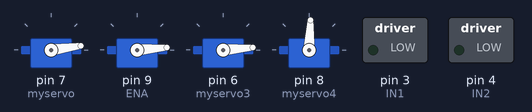
This sketch was run on a simulated Arduino Uno, built with avr-gcc and run on an emulated ATmega328P. Shown: 4 × servo, switched loads named in the sketch (green lamp = pin HIGH). What the sketch prints to the serial monitor is not drawn.

Above: at 12.19 s.
At 16.4 s:
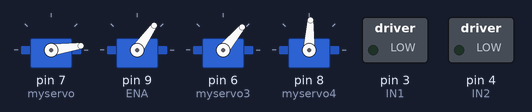
At 19.3 s:
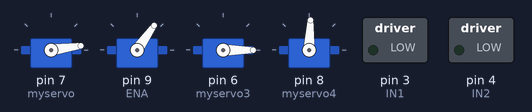
At 24.8 s:
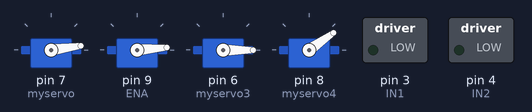
At 29.9 s:
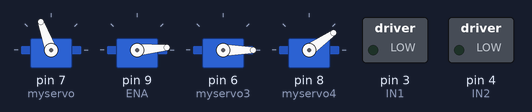
At 34.2 s:
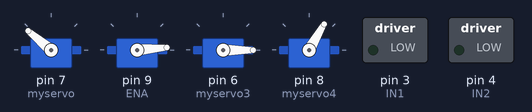
Timing chart, 0 to 40.0 s (numbered marks = the images above):
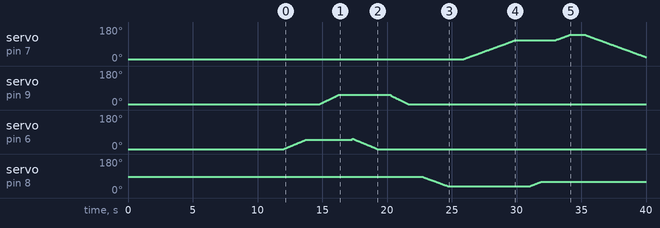

Measured:
- by itself, servo on pin 7 (myservo): rises from 8° to 140° in 8.3 s, then falls to 21° in 5.8 s
- by itself, servo on pin 9 (ENA): rises from 5° to 55° in 1.5 s, then falls to 5° in 5.3 s
- by itself, servo on pin 6 (myservo3): rises from 0° to 55° in 5.3 s, then falls to 0° in 1.9 s

The sketch:

001.ino
```cpp
//判断是否工作
bool flag = false;


// 压电传感器相关
int sensorPin = A0;   // select the input pin for the potentiometer
// int ledPin = 13;      // select the pin for the LED
int sensorValue = 0;  // variable to store the value coming from the sensor
int value = 0;


// 丝杆电机驱动定义
#define IN1 3  //定义IN1为3口
#define IN2 4  //定义IN2为4口
#define  ENA  9 //定义ENA为9口
// 旋转速度
const int cupClampSpeed = 50;


// 滑台设定
#include <Stepper.h>
const int stepsPerRevolution = 200;  // change this to fit the number of steps per revolution
// for your motor
// initialize the stepper library on pins 10 through 13:
Stepper myStepper(stepsPerRevolution, 10, 11, 12, 13);
// 第一次向下移动距离
const int down1=200;
// 第二次向下移动距离
const int down2=50;
// 复位
const int up=down1+down2;

// 杯身旋转设定
#include <Servo.h>
Servo myservo;  // create servo object to control a servo
// twelve servo objects can be created on most boards
int inipos =8;

// 吸管舵机设定
Servo myservo2;
int inipos2 = 5;

// 吸管旋转舵机设定
Servo myservo3;
int inipos3 = 0;

// 滑台旋转舵机设定
Servo myservo4;
int inipos4 = 87;

//
void setup() {
  Serial.begin(9600);
  // 传感器和丝杆电机设定
    pinMode(IN1,OUTPUT);
    pinMode(IN2,OUTPUT);
    pinMode(ENA,OUTPUT);

  // 滑台设定
  // set the speed at 60 rpm:
  // max 3000
    myStepper.setSpeed(3000);
  // initialize the serial port:

  // 杯身旋转设定
    myservo.attach(7);//(11)  // attaches the servo on pin 9 to the servo object
    myservo.write(inipos); //设定初始角度
    delay(3000);
  // 吸管夹爪设定
    myservo2.attach(9);  // attaches the servo on pin 9 to the servo object
    myservo2.write(inipos2); // 设定初始角度
    delay(3000);
  //吸管夹爪旋转设定
    myservo3.attach(6);  // attaches the servo on pin 9 to the servo object
    myservo3.write(inipos3); // 设定初始角度
    delay(3000);
  // 滑台旋转舵机设定
    myservo4.attach(8);  //(11) attaches the servo on pin 9 to the servo object
    myservo4.write(inipos4); // 设定初始角度
    delay(3000);
}


// 杯身夹紧
void cupClamp(){
  // read the value from the sensor:
  sensorValue = analogRead(sensorPin);
  delay(100);
  value = (1023-sensorValue)*510/sensorValue;

  // 杯身夹紧
  while(value>=1&&value<10){
    digitalWrite(IN1,LOW);  //控制电机正转
    digitalWrite(IN2,HIGH);
    analogWrite(ENA,cupClampSpeed);   //控制电机转速
  }
  // 停下电机
  digitalWrite(IN1,LOW); //控制电机停下
  digitalWrite(IN2,LOW);
  analogWrite(ENA,cupClampSpeed);
}

void cupLoose(){
    // 松开夹爪
    // read the value from the sensor:
  sensorValue = analogRead(sensorPin);
  delay(100);
  value = (1023-sensorValue)*510/sensorValue;

  while(value>0){
    digitalWrite(IN1,HIGH);  //控制电机正转
    digitalWrite(IN2,LOW);
    analogWrite(ENA,cupClampSpeed);   //控制电机转速
  }
  // 停下电机
  digitalWrite(IN1,LOW); //控制电机停下
  digitalWrite(IN2,LOW);
  analogWrite(ENA,cupClampSpeed);
}


void straw_whole(){
  myservo3.write(130);
  myservo2.write(5);
  Serial.println("吸管夹已归位");
  Serial.println("奶茶杯已进入");
  for (inipos3 = 130; inipos3 >= 60; inipos3 -= 1) {
    myservo3.write(inipos3);
    delay(35);
  }
  delay(3000);
  Serial.println("吸管夹爪就位");
  delay(3000);

  Serial.println("合上吸管夹爪");
  for (inipos2 = 5; inipos2 <= 65; inipos2 += 1) {       //pos+=1等价于pos=pos+1
    myservo2.write(inipos2);
    delay(30);
  }
  Serial.println("已夹住吸管");
  delay(3000);

  Serial.println("移开吸管");
  for (inipos3 = 60; inipos3 <= 130; inipos3 += 1) {       //pos+=1等价于pos=pos+1
      myservo3.write(inipos3);
      delay(35);
  }

  Serial.println("打开吸管夹爪");
  for (inipos2 = 60; inipos2 >= 5; inipos2 -= 1) {
    myservo2.write(inipos2);
    delay(30);
  }
  Serial.println("已放开吸管");
  delay(3000);

  Serial.println("夹吸管过程结束");
  delay(3000);
}

void beishenxuanzhuan_huatai(){
  Serial.println("移开");
  for (inipos4 = 90; inipos4 >= 35; inipos4 -= 1) {
    myservo4.write(inipos4);
    Serial.println(inipos4);
    delay(40);
  }
  delay(30);
   Serial.println("移回");
  for (inipos4 = 35; inipos4 <= 90; inipos4 += 1) {       //pos+=1等价于pos=pos+1
    myservo4.write(inipos4);
    Serial.println(inipos4);
    delay(40);
  }
  delay(30);
}

void beishenxuanzhuan_beishen(){
   Serial.println("倾倒");
  for (inipos = 0; inipos <= 90; inipos += 1) {       //pos+=1等价于pos=pos+1
    myservo.write(inipos);
    Serial.println(inipos);
    delay(40);
  }
  delay(30);
  Serial.println("回");
  for (inipos = 90; inipos >= 0; inipos -= 1) {
    myservo.write(inipos);
    Serial.println(inipos);
    delay(40);
  }
  delay(30);
}

void wholeMotion(){
  //原位
  Serial.println("启动");
  myservo.write(inipos);
  myservo4.write(inipos4);
  //感知奶茶杯已放入

  Serial.println("奶茶杯已进入");

  //夹紧杯身

  // 滑台向下移动，预留吸管位置
  // Serial.println("滑台向下移动，预留吸管位置");
  // myStepper.step(-stepsPerRevolution*down1);
  // delay(500);

  // 吸管旋转至滑台位置

  for (inipos3 = 0; inipos3 <= 50; inipos3 += 1) {       //pos+=1等价于pos=pos+1
      myservo3.write(inipos3);
      delay(35);
  }
  delay(1000);
  Serial.println("吸管夹爪就位");


  // 滑台向上移动
  // Serial.println("滑台向上移动");
  // myStepper.step(stepsPerRevolution*down1);
  // delay(500);

 // 吸管夹紧
  Serial.println("合上吸管夹爪");
  for (inipos2 = 5; inipos2 <= 55; inipos2 += 1) {       //pos+=1等价于pos=pos+1
    myservo2.write(inipos2);
    delay(30);
  }
  delay(1000);
  Serial.println("已夹住吸管");

  // 滑台向下移动，拔吸管
  // Serial.println("滑台向下移动，拔吸管");
  // myStepper.step(-stepsPerRevolution*down1);
  // delay(500);

  // 吸管旋转
  Serial.println("移开吸管");
  for (inipos3 = 55; inipos3 >= 0; inipos3 -= 1) {
    myservo3.write(inipos3);
    delay(35);
  }
  delay(1000);


  // 松开吸管
  Serial.println("打开吸管夹爪");
  for (inipos2 = 50; inipos2 >= 5; inipos2 -= 1) {
    myservo2.write(inipos2);
    delay(30);
  }
  Serial.println("已放开吸管");
  delay(1000);

  // 滑台向下移动，撬杯盖
  // Serial.println("滑台向下移动，撬杯盖");
  // myStepper.step(-stepsPerRevolution*down2);
  // delay(500);

  // 滑台旋转90
  Serial.println("移开");
  for (inipos4 = 87; inipos4 >= 35; inipos4 -= 1) {
    myservo4.write(inipos4);
    // Serial.println(inipos4);
    delay(40);
  }
  delay(1000);

  // 夹爪旋转90
  Serial.println("倾倒");
  for (inipos = 8; inipos <= 110; inipos += 1) {       //pos+=1等价于pos=pos+1
    myservo.write(inipos);
    // Serial.println(inipos);
    delay(40);
  }
  delay(1000);

  // 滑台回旋
  Serial.println("移回");
  for (inipos4 = 35; inipos4 <= 60; inipos4 += 1) {       //pos+=1等价于pos=pos+1
    myservo4.write(inipos4);
    // Serial.println(inipos4);
    delay(40);
  }
  delay(1000);
  for (inipos = 110; inipos <= 140; inipos += 1) {       //pos+=1等价于pos=pos+1
    myservo.write(inipos);
    // Serial.println(inipos);
    delay(40);
  }
  delay(1000);
   //松开杯身


  Serial.println("摆正杯身");
  for (inipos = 140; inipos >= 8; inipos -= 1) {       //pos+=1等价于pos=pos+1
    myservo.write(inipos);
    // Serial.println(inipos);
    delay(40);
  }
  delay(1000);


 //杯身夹爪复位
  for (inipos4 = 60; inipos4 <= 87; inipos4 += 1) {       //pos+=1等价于pos=pos+1
    myservo4.write(inipos4);
    // Serial.println(inipos4);
    delay(40);
  }
  delay(1000);

  // 滑台向上移动，预留吸管位置
  // Serial.println("滑台向上移动，预留吸管位置");
  // myStepper.step(stepsPerRevolution*up);
  // delay(500);

  delay(5000);
  // Serial.println("奶茶杯已进入");
  // delay(1000);
}

void resetting(){
  // 复位
  // // 吸管回旋

  // myservo3.write(inipos3);
  // delay(3000);

  // 夹爪回旋
  myservo4.write(inipos4);
  delay(3000);

  // 滑台上移
  // myStepper.step(stepsPerRevolution*up);
  // delay(500);
}


void loop() {
  //滑台向下移动，预留吸管位置
  // myStepper.step(-stepsPerRevolution*down1);
  // delay(500);

  //全流程
  wholeMotion();
  // delay(1000);
  // // 复位
  // resetting();
}
```
